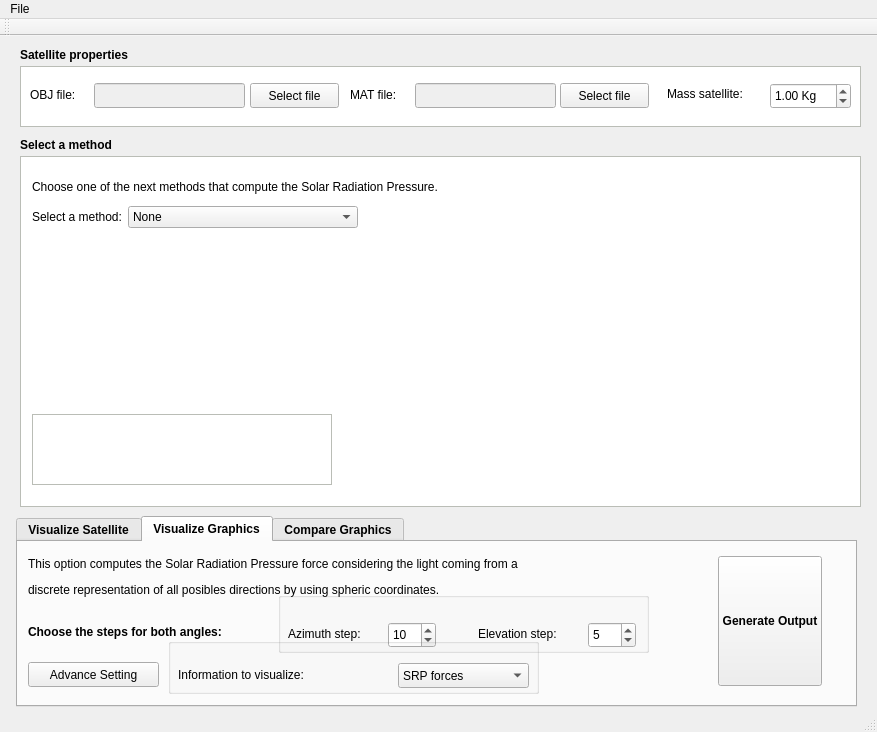
<?xml version="1.0" encoding="UTF-8"?>
<ui version="4.0">
 <class>MainWindow</class>
 <widget class="QMainWindow" name="MainWindow">
  <property name="geometry">
   <rect>
    <x>0</x>
    <y>0</y>
    <width>877</width>
    <height>732</height>
   </rect>
  </property>
  <property name="sizePolicy">
   <sizepolicy hsizetype="Preferred" vsizetype="Minimum">
    <horstretch>0</horstretch>
    <verstretch>0</verstretch>
   </sizepolicy>
  </property>
  <property name="windowTitle">
   <string>MainWindow</string>
  </property>
  <widget class="QWidget" name="centralWidget">
   <widget class="QGroupBox" name="groupBox">
    <property name="geometry">
     <rect>
      <x>20</x>
      <y>30</y>
      <width>841</width>
      <height>61</height>
     </rect>
    </property>
    <property name="font">
     <font>
      <weight>75</weight>
      <bold>true</bold>
     </font>
    </property>
    <property name="styleSheet">
     <string notr="true">QGroupBox{

	background-color: rgb(255, 255, 255);
border: 1px solid;
	border-color: rgb(186, 189, 182);
}</string>
    </property>
    <property name="title">
     <string/>
    </property>
    <property name="checkable">
     <bool>false</bool>
    </property>
    <widget class="QPushButton" name="bttn_loadOBJ">
     <property name="geometry">
      <rect>
       <x>230</x>
       <y>17</y>
       <width>89</width>
       <height>25</height>
      </rect>
     </property>
     <property name="font">
      <font>
       <weight>50</weight>
       <bold>false</bold>
      </font>
     </property>
     <property name="text">
      <string>Select file</string>
     </property>
    </widget>
    <widget class="QLabel" name="label_13">
     <property name="geometry">
      <rect>
       <x>10</x>
       <y>20</y>
       <width>61</width>
       <height>17</height>
      </rect>
     </property>
     <property name="font">
      <font>
       <weight>50</weight>
       <bold>false</bold>
      </font>
     </property>
     <property name="text">
      <string>OBJ file:</string>
     </property>
    </widget>
    <widget class="QLineEdit" name="text_OBJ">
     <property name="enabled">
      <bool>false</bool>
     </property>
     <property name="geometry">
      <rect>
       <x>74</x>
       <y>17</y>
       <width>151</width>
       <height>25</height>
      </rect>
     </property>
     <property name="font">
      <font>
       <weight>50</weight>
       <bold>false</bold>
      </font>
     </property>
    </widget>
    <widget class="QPushButton" name="bttn_loadMAT">
     <property name="geometry">
      <rect>
       <x>540</x>
       <y>17</y>
       <width>89</width>
       <height>25</height>
      </rect>
     </property>
     <property name="font">
      <font>
       <weight>50</weight>
       <bold>false</bold>
      </font>
     </property>
     <property name="text">
      <string>Select file</string>
     </property>
    </widget>
    <widget class="QLineEdit" name="text_MAT">
     <property name="enabled">
      <bool>false</bool>
     </property>
     <property name="geometry">
      <rect>
       <x>395</x>
       <y>17</y>
       <width>141</width>
       <height>25</height>
      </rect>
     </property>
     <property name="font">
      <font>
       <weight>50</weight>
       <bold>false</bold>
      </font>
     </property>
    </widget>
    <widget class="QLabel" name="label_17">
     <property name="geometry">
      <rect>
       <x>330</x>
       <y>20</y>
       <width>71</width>
       <height>17</height>
      </rect>
     </property>
     <property name="font">
      <font>
       <weight>50</weight>
       <bold>false</bold>
      </font>
     </property>
     <property name="text">
      <string>MAT file:</string>
     </property>
    </widget>
    <widget class="QDoubleSpinBox" name="dsb_msat">
     <property name="geometry">
      <rect>
       <x>750</x>
       <y>17</y>
       <width>81</width>
       <height>26</height>
      </rect>
     </property>
     <property name="font">
      <font>
       <weight>50</weight>
       <bold>false</bold>
      </font>
     </property>
     <property name="suffix">
      <string> Kg</string>
     </property>
     <property name="maximum">
      <double>999.990000000000009</double>
     </property>
     <property name="value">
      <double>1.000000000000000</double>
     </property>
    </widget>
    <widget class="QLabel" name="label_29">
     <property name="geometry">
      <rect>
       <x>647</x>
       <y>19</y>
       <width>101</width>
       <height>17</height>
      </rect>
     </property>
     <property name="font">
      <font>
       <weight>50</weight>
       <bold>false</bold>
      </font>
     </property>
     <property name="text">
      <string>Mass satellite:</string>
     </property>
    </widget>
   </widget>
   <widget class="QGroupBox" name="groupBox_3">
    <property name="geometry">
     <rect>
      <x>20</x>
      <y>120</y>
      <width>841</width>
      <height>351</height>
     </rect>
    </property>
    <property name="sizePolicy">
     <sizepolicy hsizetype="Preferred" vsizetype="Minimum">
      <horstretch>0</horstretch>
      <verstretch>0</verstretch>
     </sizepolicy>
    </property>
    <property name="font">
     <font>
      <weight>75</weight>
      <bold>true</bold>
     </font>
    </property>
    <property name="styleSheet">
     <string notr="true">QGroupBox{

	background-color: rgb(255, 255, 255);
border: 1px solid;
	border-color: rgb(186, 189, 182);
}</string>
    </property>
    <property name="title">
     <string/>
    </property>
    <layout class="QVBoxLayout" name="verticalLayout_3">
     <item>
      <layout class="QVBoxLayout" name="verticalLayout">
       <item>
        <widget class="QLabel" name="label_52">
         <property name="sizePolicy">
          <sizepolicy hsizetype="Preferred" vsizetype="Fixed">
           <horstretch>0</horstretch>
           <verstretch>0</verstretch>
          </sizepolicy>
         </property>
         <property name="minimumSize">
          <size>
           <width>0</width>
           <height>23</height>
          </size>
         </property>
         <property name="font">
          <font>
           <weight>50</weight>
           <bold>false</bold>
          </font>
         </property>
         <property name="text">
          <string>Choose one of the next methods that compute the Solar Radiation Pressure.</string>
         </property>
        </widget>
       </item>
       <item>
        <spacer name="verticalSpacer">
         <property name="orientation">
          <enum>Qt::Vertical</enum>
         </property>
         <property name="sizeType">
          <enum>QSizePolicy::Fixed</enum>
         </property>
         <property name="sizeHint" stdset="0">
          <size>
           <width>20</width>
           <height>2</height>
          </size>
         </property>
        </spacer>
       </item>
       <item>
        <layout class="QGridLayout" name="gridLayout_3">
         <item row="0" column="1">
          <widget class="QComboBox" name="comboBox">
           <property name="sizePolicy">
            <sizepolicy hsizetype="Fixed" vsizetype="Fixed">
             <horstretch>0</horstretch>
             <verstretch>0</verstretch>
            </sizepolicy>
           </property>
           <property name="maximumSize">
            <size>
             <width>300</width>
             <height>16777215</height>
            </size>
           </property>
           <property name="font">
            <font>
             <weight>50</weight>
             <bold>false</bold>
            </font>
           </property>
           <item>
            <property name="text">
             <string>None</string>
            </property>
           </item>
           <item>
            <property name="text">
             <string extracomment="hola">Cannon-Ball (CPU)</string>
            </property>
           </item>
           <item>
            <property name="text">
             <string>NPlate (CPU)</string>
            </property>
           </item>
           <item>
            <property name="text">
             <string>RayTrace (CPU) - Multiple Scattering</string>
            </property>
           </item>
           <item>
            <property name="text">
             <string>RayTrace (GPU) - Multiple Scattering</string>
            </property>
           </item>
          </widget>
         </item>
         <item row="0" column="0">
          <widget class="QLabel" name="label_53">
           <property name="maximumSize">
            <size>
             <width>120</width>
             <height>16777215</height>
            </size>
           </property>
           <property name="text">
            <string>Select a method:</string>
           </property>
          </widget>
         </item>
         <item row="0" column="2">
          <spacer name="horizontalSpacer">
           <property name="orientation">
            <enum>Qt::Horizontal</enum>
           </property>
           <property name="sizeHint" stdset="0">
            <size>
             <width>30</width>
             <height>20</height>
            </size>
           </property>
          </spacer>
         </item>
        </layout>
       </item>
       <item>
        <spacer name="verticalSpacer_3">
         <property name="orientation">
          <enum>Qt::Vertical</enum>
         </property>
         <property name="sizeType">
          <enum>QSizePolicy::Fixed</enum>
         </property>
         <property name="sizeHint" stdset="0">
          <size>
           <width>20</width>
           <height>5</height>
          </size>
         </property>
        </spacer>
       </item>
       <item>
        <widget class="QWidget" name="gridWidget2" native="true">
         <property name="sizePolicy">
          <sizepolicy hsizetype="Fixed" vsizetype="Fixed">
           <horstretch>0</horstretch>
           <verstretch>0</verstretch>
          </sizepolicy>
         </property>
         <property name="minimumSize">
          <size>
           <width>806</width>
           <height>154</height>
          </size>
         </property>
         <layout class="QGridLayout" name="gridLayout_2">
          <property name="leftMargin">
           <number>0</number>
          </property>
          <property name="topMargin">
           <number>1</number>
          </property>
         </layout>
        </widget>
       </item>
       <item>
        <spacer name="verticalSpacer_2">
         <property name="orientation">
          <enum>Qt::Vertical</enum>
         </property>
         <property name="sizeType">
          <enum>QSizePolicy::Fixed</enum>
         </property>
         <property name="sizeHint" stdset="0">
          <size>
           <width>20</width>
           <height>15</height>
          </size>
         </property>
        </spacer>
       </item>
       <item>
        <widget class="QGroupBox" name="gridGroupBox">
         <property name="maximumSize">
          <size>
           <width>300</width>
           <height>71</height>
          </size>
         </property>
         <property name="alignment">
          <set>Qt::AlignCenter</set>
         </property>
         <layout class="QGridLayout" name="gridLayout"/>
        </widget>
       </item>
       <item>
        <spacer name="verticalSpacer_4">
         <property name="orientation">
          <enum>Qt::Vertical</enum>
         </property>
         <property name="sizeType">
          <enum>QSizePolicy::Fixed</enum>
         </property>
         <property name="sizeHint" stdset="0">
          <size>
           <width>20</width>
           <height>2</height>
          </size>
         </property>
        </spacer>
       </item>
      </layout>
     </item>
    </layout>
   </widget>
   <widget class="QTabWidget" name="tabWidget_2">
    <property name="geometry">
     <rect>
      <x>16</x>
      <y>480</y>
      <width>841</width>
      <height>191</height>
     </rect>
    </property>
    <property name="font">
     <font>
      <weight>75</weight>
      <bold>true</bold>
     </font>
    </property>
    <property name="currentIndex">
     <number>1</number>
    </property>
    <widget class="QWidget" name="tab_3">
     <attribute name="title">
      <string>Visualize Satellite</string>
     </attribute>
     <widget class="QToolButton" name="bttn_visualizeSatellite">
      <property name="geometry">
       <rect>
        <x>700</x>
        <y>14</y>
        <width>104</width>
        <height>130</height>
       </rect>
      </property>
      <property name="text">
       <string/>
      </property>
      <property name="icon">
       <iconset resource="resources.qrc">
        <normaloff>:/resources/images/satelliteIcon.png</normaloff>:/resources/images/satelliteIcon.png</iconset>
      </property>
      <property name="iconSize">
       <size>
        <width>115</width>
        <height>116</height>
       </size>
      </property>
      <property name="toolButtonStyle">
       <enum>Qt::ToolButtonFollowStyle</enum>
      </property>
     </widget>
     <widget class="QLabel" name="label_55">
      <property name="geometry">
       <rect>
        <x>10</x>
        <y>60</y>
        <width>641</width>
        <height>51</height>
       </rect>
      </property>
      <property name="font">
       <font>
        <weight>50</weight>
        <bold>false</bold>
       </font>
      </property>
      <property name="text">
       <string>&lt;html&gt;&lt;head/&gt;&lt;body&gt;&lt;p&gt;In this option, you can visualize the satellite, rotate it and see the directions of the forces that &lt;/p&gt;&lt;p&gt;will be computed while you rotate the satellite through the 3 axes.&lt;/p&gt;&lt;p&gt;&lt;br/&gt;&lt;/p&gt;&lt;/body&gt;&lt;/html&gt;</string>
      </property>
     </widget>
    </widget>
    <widget class="QWidget" name="tab_4">
     <attribute name="title">
      <string>Visualize Graphics</string>
     </attribute>
     <widget class="QToolButton" name="bttn_generateOutput">
      <property name="geometry">
       <rect>
        <x>700</x>
        <y>14</y>
        <width>104</width>
        <height>130</height>
       </rect>
      </property>
      <property name="text">
       <string>Generate Output</string>
      </property>
      <property name="icon">
       <iconset resource="resources.qrc">
        <normaloff>:/resources/images/chartIcon.png</normaloff>:/resources/images/chartIcon.png</iconset>
      </property>
      <property name="iconSize">
       <size>
        <width>131</width>
        <height>139</height>
       </size>
      </property>
     </widget>
     <widget class="QLabel" name="label_56">
      <property name="geometry">
       <rect>
        <x>10</x>
        <y>10</y>
        <width>641</width>
        <height>51</height>
       </rect>
      </property>
      <property name="font">
       <font>
        <weight>50</weight>
        <bold>false</bold>
       </font>
      </property>
      <property name="text">
       <string>&lt;html&gt;&lt;head/&gt;&lt;body&gt;&lt;p&gt;This option computes the Solar Radiation Pressure force considering the light coming from a &lt;/p&gt;&lt;p&gt;discrete representation of all posibles directions by using spheric coordinates.&lt;/p&gt;&lt;/body&gt;&lt;/html&gt;</string>
      </property>
     </widget>
     <widget class="QGroupBox" name="groupBox_2">
      <property name="geometry">
       <rect>
        <x>260</x>
        <y>50</y>
        <width>371</width>
        <height>61</height>
       </rect>
      </property>
      <property name="font">
       <font>
        <weight>75</weight>
        <bold>true</bold>
       </font>
      </property>
      <property name="title">
       <string/>
      </property>
      <widget class="QSpinBox" name="sb_el">
       <property name="geometry">
        <rect>
         <x>310</x>
         <y>30</y>
         <width>48</width>
         <height>26</height>
        </rect>
       </property>
       <property name="font">
        <font>
         <weight>50</weight>
         <bold>false</bold>
        </font>
       </property>
       <property name="value">
        <number>5</number>
       </property>
      </widget>
      <widget class="QLabel" name="label">
       <property name="geometry">
        <rect>
         <x>10</x>
         <y>33</y>
         <width>101</width>
         <height>17</height>
        </rect>
       </property>
       <property name="font">
        <font>
         <weight>50</weight>
         <bold>false</bold>
        </font>
       </property>
       <property name="text">
        <string>Azimuth step:</string>
       </property>
      </widget>
      <widget class="QSpinBox" name="sb_az">
       <property name="geometry">
        <rect>
         <x>110</x>
         <y>30</y>
         <width>48</width>
         <height>26</height>
        </rect>
       </property>
       <property name="font">
        <font>
         <weight>50</weight>
         <bold>false</bold>
        </font>
       </property>
       <property name="value">
        <number>10</number>
       </property>
      </widget>
      <widget class="QLabel" name="label_2">
       <property name="geometry">
        <rect>
         <x>200</x>
         <y>33</y>
         <width>111</width>
         <height>17</height>
        </rect>
       </property>
       <property name="font">
        <font>
         <weight>50</weight>
         <bold>false</bold>
        </font>
       </property>
       <property name="text">
        <string>Elevation step:</string>
       </property>
      </widget>
     </widget>
     <widget class="QPushButton" name="pushButton">
      <property name="geometry">
       <rect>
        <x>10</x>
        <y>120</y>
        <width>131</width>
        <height>25</height>
       </rect>
      </property>
      <property name="font">
       <font>
        <weight>50</weight>
        <bold>false</bold>
       </font>
      </property>
      <property name="text">
       <string>Advance Setting</string>
      </property>
     </widget>
     <widget class="QLabel" name="label_61">
      <property name="geometry">
       <rect>
        <x>550</x>
        <y>40</y>
        <width>20</width>
        <height>20</height>
       </rect>
      </property>
      <property name="sizePolicy">
       <sizepolicy hsizetype="Ignored" vsizetype="Ignored">
        <horstretch>0</horstretch>
        <verstretch>0</verstretch>
       </sizepolicy>
      </property>
      <property name="font">
       <font>
        <weight>50</weight>
        <bold>false</bold>
       </font>
      </property>
      <property name="toolTip">
       <string>I.e. the SRP force will be computed for each pair of angles (azimuth and elevation).</string>
      </property>
      <property name="text">
       <string/>
      </property>
      <property name="pixmap">
       <pixmap resource="resources.qrc">:/resources/images/infoIcon3.png</pixmap>
      </property>
      <property name="scaledContents">
       <bool>true</bool>
      </property>
     </widget>
     <widget class="QGroupBox" name="groupBox_4">
      <property name="geometry">
       <rect>
        <x>150</x>
        <y>96</y>
        <width>371</width>
        <height>56</height>
       </rect>
      </property>
      <property name="title">
       <string/>
      </property>
      <widget class="QComboBox" name="cb_advance">
       <property name="enabled">
        <bool>true</bool>
       </property>
       <property name="geometry">
        <rect>
         <x>230</x>
         <y>25</y>
         <width>131</width>
         <height>25</height>
        </rect>
       </property>
       <property name="font">
        <font>
         <weight>50</weight>
         <bold>false</bold>
        </font>
       </property>
       <item>
        <property name="text">
         <string>SRP forces</string>
        </property>
       </item>
       <item>
        <property name="text">
         <string>None</string>
        </property>
       </item>
      </widget>
      <widget class="QLabel" name="label_InfoIcon">
       <property name="enabled">
        <bool>true</bool>
       </property>
       <property name="geometry">
        <rect>
         <x>181</x>
         <y>27</y>
         <width>20</width>
         <height>20</height>
        </rect>
       </property>
       <property name="sizePolicy">
        <sizepolicy hsizetype="Ignored" vsizetype="Ignored">
         <horstretch>0</horstretch>
         <verstretch>0</verstretch>
        </sizepolicy>
       </property>
       <property name="font">
        <font>
         <weight>50</weight>
         <bold>false</bold>
        </font>
       </property>
       <property name="toolTip">
        <string>While the forces are being computed, you can visualize information related to the forces in 
the meantime. However, it will spend a little more to do the computation.</string>
       </property>
       <property name="text">
        <string/>
       </property>
       <property name="pixmap">
        <pixmap resource="resources.qrc">:/resources/images/infoIcon3.png</pixmap>
       </property>
       <property name="scaledContents">
        <bool>true</bool>
       </property>
      </widget>
      <widget class="QLabel" name="label_InfoVis">
       <property name="enabled">
        <bool>true</bool>
       </property>
       <property name="geometry">
        <rect>
         <x>10</x>
         <y>22</y>
         <width>171</width>
         <height>31</height>
        </rect>
       </property>
       <property name="font">
        <font>
         <weight>50</weight>
         <bold>false</bold>
        </font>
       </property>
       <property name="toolTip">
        <string/>
       </property>
       <property name="text">
        <string>&lt;html&gt;&lt;head/&gt;&lt;body&gt;&lt;p&gt;Information to visualize:&lt;/p&gt;&lt;/body&gt;&lt;/html&gt;</string>
       </property>
      </widget>
     </widget>
     <widget class="QLabel" name="label_3">
      <property name="geometry">
       <rect>
        <x>10</x>
        <y>80</y>
        <width>241</width>
        <height>20</height>
       </rect>
      </property>
      <property name="text">
       <string>Choose the steps for both angles:</string>
      </property>
     </widget>
    </widget>
    <widget class="QWidget" name="tab">
     <attribute name="title">
      <string>Compare Graphics</string>
     </attribute>
     <widget class="QLabel" name="label_63">
      <property name="geometry">
       <rect>
        <x>10</x>
        <y>50</y>
        <width>641</width>
        <height>31</height>
       </rect>
      </property>
      <property name="font">
       <font>
        <weight>50</weight>
        <bold>false</bold>
       </font>
      </property>
      <property name="toolTip">
       <string/>
      </property>
      <property name="text">
       <string>&lt;html&gt;&lt;head/&gt;&lt;body&gt;&lt;p&gt;You can compare the output obtained from the graphics in the tab 'Visualize Graphics'.&lt;/p&gt;&lt;/body&gt;&lt;/html&gt;</string>
      </property>
     </widget>
     <widget class="QPushButton" name="pushButton_2">
      <property name="geometry">
       <rect>
        <x>700</x>
        <y>14</y>
        <width>104</width>
        <height>130</height>
       </rect>
      </property>
      <property name="font">
       <font>
        <weight>50</weight>
        <bold>false</bold>
       </font>
      </property>
      <property name="text">
       <string/>
      </property>
      <property name="icon">
       <iconset resource="resources.qrc">
        <normaloff>:/resources/images/balanceIcon.png</normaloff>:/resources/images/balanceIcon.png</iconset>
      </property>
      <property name="iconSize">
       <size>
        <width>146</width>
        <height>105</height>
       </size>
      </property>
     </widget>
    </widget>
   </widget>
   <widget class="QLabel" name="label_57">
    <property name="geometry">
     <rect>
      <x>20</x>
      <y>10</y>
      <width>151</width>
      <height>17</height>
     </rect>
    </property>
    <property name="font">
     <font>
      <weight>75</weight>
      <bold>true</bold>
     </font>
    </property>
    <property name="text">
     <string>Satellite properties</string>
    </property>
   </widget>
   <widget class="QLabel" name="label_58">
    <property name="geometry">
     <rect>
      <x>20</x>
      <y>100</y>
      <width>151</width>
      <height>17</height>
     </rect>
    </property>
    <property name="font">
     <font>
      <weight>75</weight>
      <bold>true</bold>
     </font>
    </property>
    <property name="text">
     <string>Select a method</string>
    </property>
   </widget>
  </widget>
  <widget class="QMenuBar" name="menuBar">
   <property name="geometry">
    <rect>
     <x>0</x>
     <y>0</y>
     <width>877</width>
     <height>22</height>
    </rect>
   </property>
   <widget class="QMenu" name="menuFile">
    <property name="title">
     <string>File</string>
    </property>
    <addaction name="actionCompare_computed_results"/>
   </widget>
   <addaction name="menuFile"/>
  </widget>
  <widget class="QToolBar" name="mainToolBar">
   <attribute name="toolBarArea">
    <enum>TopToolBarArea</enum>
   </attribute>
   <attribute name="toolBarBreak">
    <bool>false</bool>
   </attribute>
  </widget>
  <widget class="QStatusBar" name="statusBar"/>
  <action name="actionCompare_computed_results">
   <property name="text">
    <string>Compare computed results</string>
   </property>
  </action>
 </widget>
 <layoutdefault spacing="6" margin="11"/>
 <resources>
  <include location="resources.qrc"/>
 </resources>
 <connections/>
</ui>
